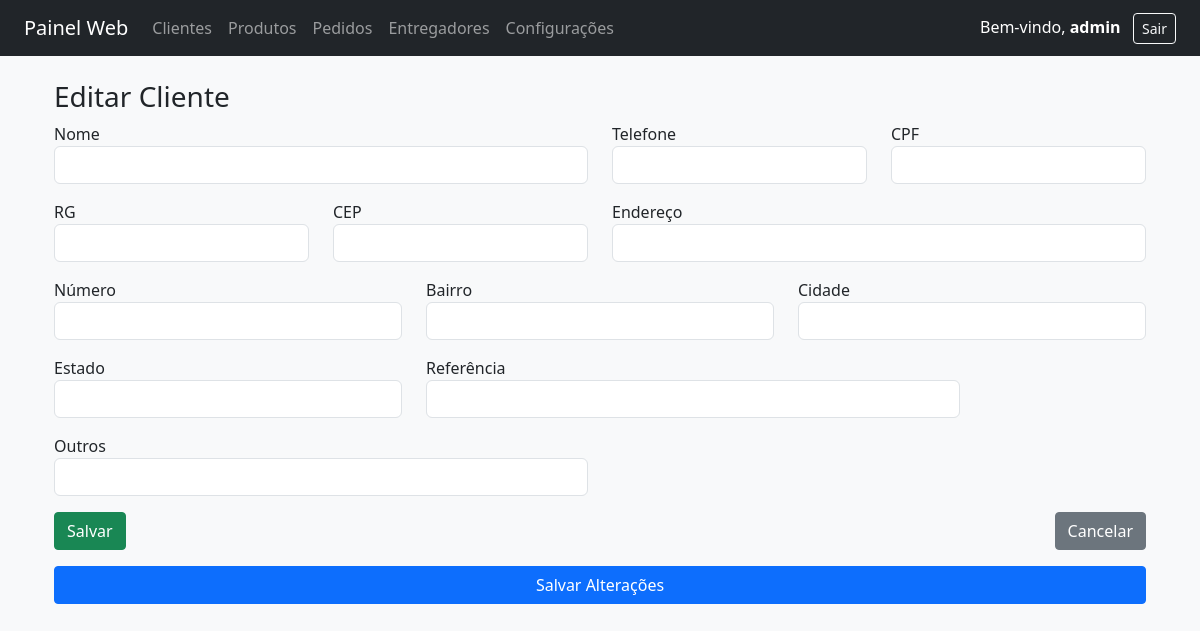
The page /clientes/editar/2 (signed in) on the database as committed earlier.
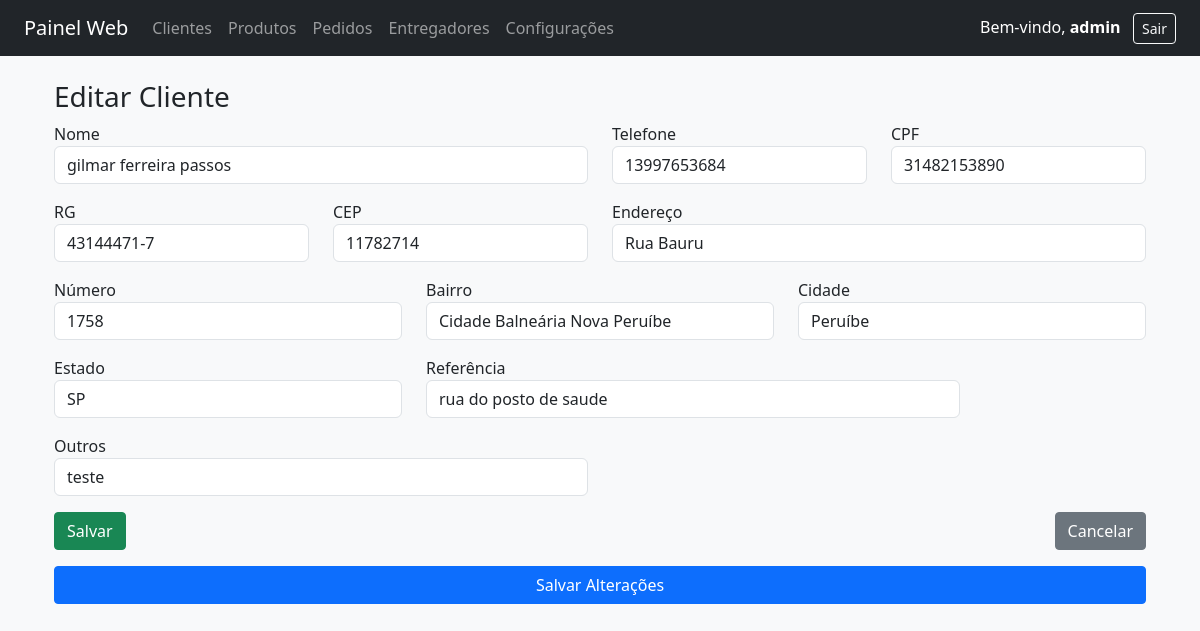
The same page on the database as committed later.
### tables this page shows
CREATE TABLE "clientes" (
	`id`	INTEGER PRIMARY KEY AUTOINCREMENT,
	`nome`	TEXT NOT NULL,
	`cpf`	TEXT,
	`rg`	TEXT,
	`cep`	TEXT,
	`endereco`	TEXT,
	`numero`	INTEGER,
	`cidade`	TEXT,
	`telefone`	TEXT,
	`celular`	TEXT,
	`email`	TEXT,
	`estado`	TEXT,
	`referencia`	TEXT,
	`outros`	TEXT,
	`bairro`	TEXT,
	`data_cadastro`	TEXT
);

### routes/clientes.py (the view, shortened to what this page needs)
@bp_clientes.route("/clientes/editar/<int:id>", methods=["GET", "POST"])
def editar_cliente(id):
    if "usuario" not in session:
        return redirect(url_for("usuarios.login"))
    con = get_conexao()
    con.row_factory = sqlite3.Row  # <-- ESSENCIAL
    cur = con.cursor()
    cur.execute("SELECT * FROM clientes WHERE id=?", (id,))
    cliente = cur.fetchone()
    con.close()
    return render_template("clientes/editar_cliente.html", cliente=cliente)

### routes/clientes.py (called while the page is built)
def get_conexao():
    conn = sqlite3.connect(DB)
    conn.row_factory = sqlite3.Row  # ← permite usar cliente['nome'], etc.
    return conn

### templates/clientes/editar_cliente.html (shortened to what this page needs)
{% extends "base.html" %}
{% block conteudo %}
<div class="container mt-4">
  <h3>Editar Cliente</h3>
  <form method="POST" onsubmit="return confirmarEdicao()" id="form-cliente">
    {% include "clientes/form_cliente_campos.html" %}
    <button type="submit" class="btn btn-primary mt-3 w-100">Salvar Alterações</button>
  </form>
</div>
{% endblock %}

### templates/clientes/form_cliente_campos.html (shortened to what this page needs)
<div class="row">
  <div class="col-md-6 mb-3">
    <label for="nome">Nome</label>
    <input type="text" id="nome" name="nome" class="form-control"
           value="{{ cliente['nome'] if cliente else '' }}" required>
  </div>
  <div class="col-md-3 mb-3">
    <label for="telefone">Telefone</label>
    <input type="text" id="telefone" name="telefone" class="form-control"
           value="{{ cliente['telefone'] if cliente else '' }}">
  </div>
  <div class="col-md-3 mb-3">
    <label for="cpf">CPF</label>
    <input type="text" id="cpf" name="cpf" class="form-control"
           value="{{ cliente['cpf'] if cliente else '' }}"
           onblur="verificarCPF()" {% if cliente and cliente['cpf'] %}readonly{% endif %}>
  </div>
  <div class="col-md-3 mb-3">
    <label for="rg">RG</label>
    <input type="text" id="rg" name="rg" class="form-control"
           value="{{ cliente['rg'] if cliente else '' }}">
  </div>
  <div class="col-md-3 mb-3">
    <label for="cep">CEP</label>
    <input type="text" id="cep" name="cep" class="form-control"
           value="{{ cliente['cep'] if cliente else '' }}"
           onblur="buscarEnderecoPorCEP()">
  </div>
  <div class="col-md-6 mb-3">
    <label for="endereco">Endereço</label>
    <input type="text" id="endereco" name="endereco" class="form-control"
           value="{{ cliente['endereco'] if cliente else '' }}" required>
  </div>
  <div class="col-md-4 mb-3">
    <label for="numero">Número</label>
    <input type="text" id="numero" name="numero" class="form-control"
           value="{{ cliente['numero'] if cliente else '' }}">
  </div>
  <div class="col-md-4 mb-3">
    <label for="bairro">Bairro</label>
    <input type="text" id="bairro" name="bairro" class="form-control"
           value="{{ cliente['bairro'] if cliente else '' }}">
  </div>
  <div class="col-md-4 mb-3">
    <label for="cidade">Cidade</label>
    <input type="text" id="cidade" name="cidade" class="form-control"
           value="{{ cliente['cidade'] if cliente else '' }}">
  </div>
  <div class="col-md-4 mb-3">
    <label for="estado">Estado</label>
    <input type="text" id="estado" name="estado" class="form-control"
           value="{{ cliente['estado'] if cliente else '' }}">
  </div>
  <div class="col-md-6 mb-3">
    <label for="referencia">Referência</label>
    <input type="text" id="referencia" name="referencia" class="form-control"
           value="{{ cliente['referencia'] if cliente else '' }}">
  </div>
  <div class="col-md-6 mb-3">
    <label for="outros">Outros</label>
    <input type="text" id="outros" name="outros" class="form-control"
           value="{{ cliente['outros'] if cliente else '' }}">
  </div>
</div>
<div class="d-flex justify-content-between">
  <button type="submit" class="btn btn-success">Salvar</button>
  <a href="{{ url_for('clientes.listar_clientes') }}" class="btn btn-secondary">Cancelar</a>
</div>

Rows that differ between the two databases and show on the page:
added clientes: nome "gilmar ferreira passos", telefone "13997653684", cpf "31482153890", rg "43144471-7", cep "11782714", endereco "Rua Bauru", numero "1758", bairro "Cidade Balneária Nova Peruíbe", cidade "Peruíbe", estado "SP", referencia "rua do posto de saude", outros "teste"
